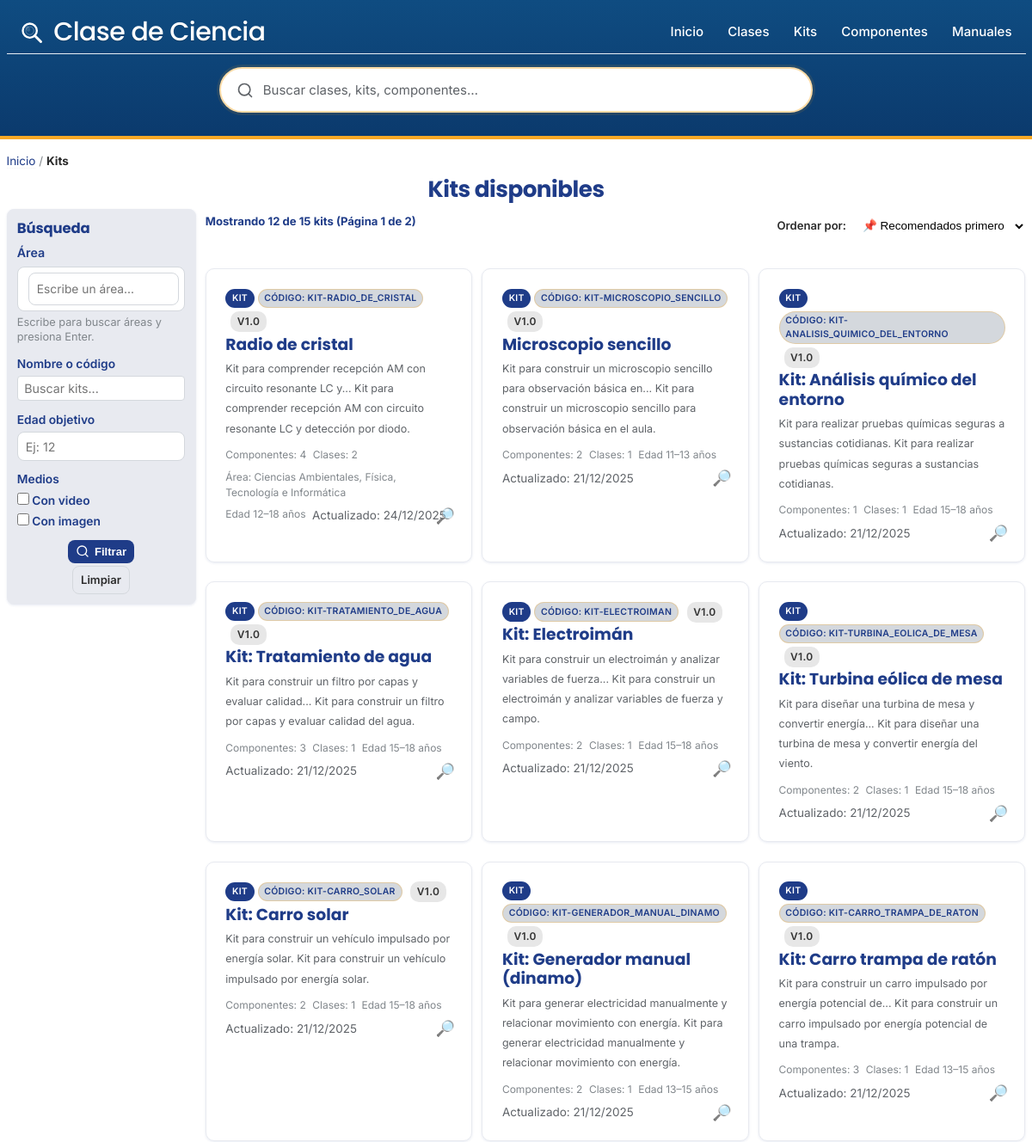
/kits.php (upper part), run on an earlier commit of the app's database.
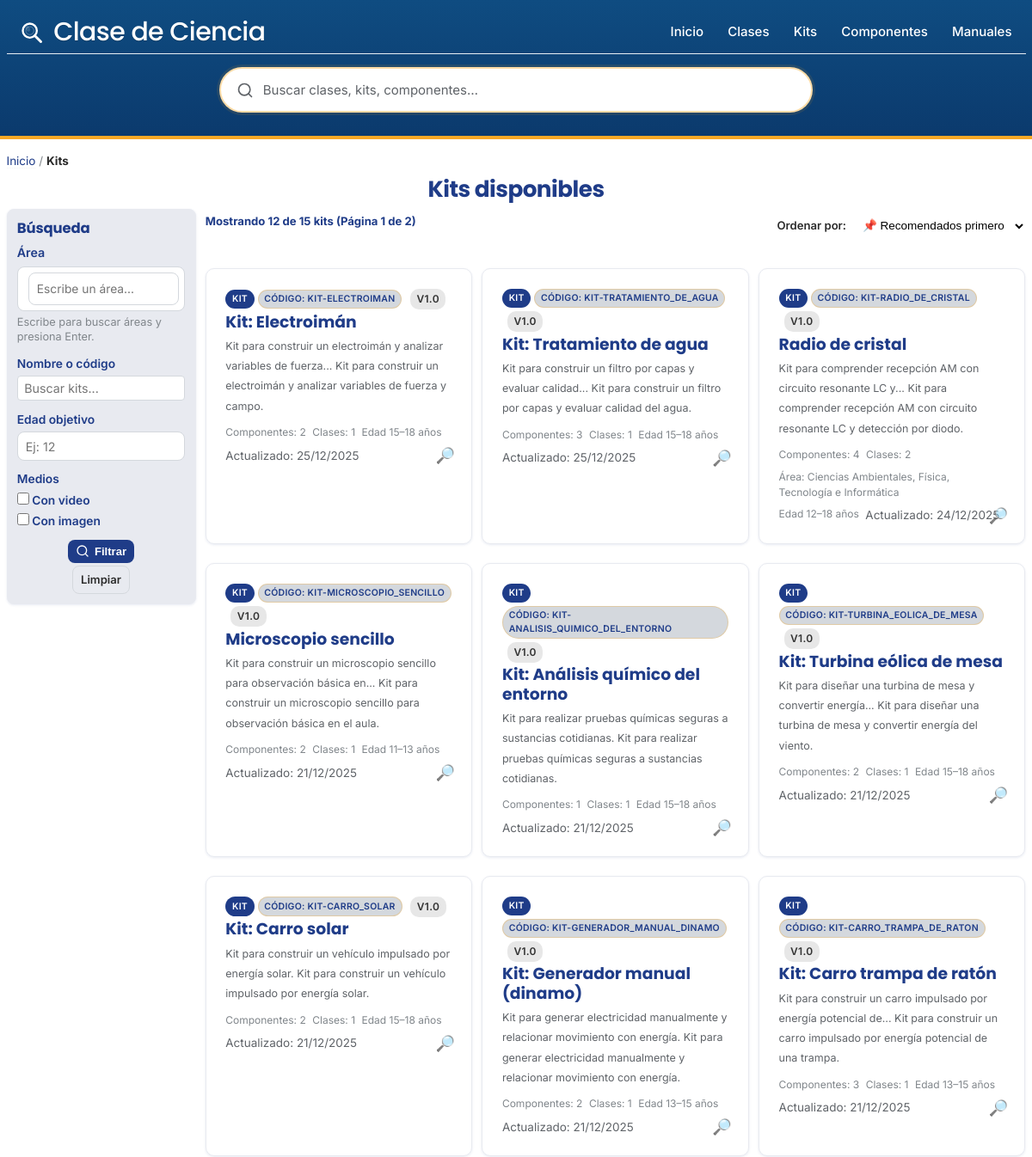
And on a later commit of the database.
### tables this page shows
CREATE TABLE `kits` (
  `id` int(11) NOT NULL,
  `clase_id` int(11) NOT NULL,
  `nombre` varchar(120) NOT NULL,
  `slug` varchar(120) DEFAULT NULL,
  `codigo` varchar(64) DEFAULT NULL,
  `version` varchar(32) DEFAULT NULL,
  `resumen` text DEFAULT NULL,
  `contenido_html` mediumtext DEFAULT NULL,
  `imagen_portada` varchar(255) DEFAULT NULL,
  `video_portada` varchar(255) DEFAULT NULL,
  `seguridad` longtext DEFAULT NULL CHECK (json_valid(`seguridad`)),
  `seo_title` varchar(160) DEFAULT NULL,
  `seo_description` varchar(255) DEFAULT NULL,
  `activo` tinyint(1) NOT NULL DEFAULT 1,
  `created_at` datetime NOT NULL DEFAULT current_timestamp(),
  `updated_at` datetime NOT NULL DEFAULT current_timestamp() ON UPDATE current_timestamp(),
  `time_minutes` int(11) DEFAULT NULL COMMENT 'Tiempo armado por defecto',
  `dificultad_ensamble` varchar(32) DEFAULT NULL COMMENT 'Dificultad por defecto'
);

### includes/functions.php (called while the page is built, shortened)
<?php
function h($string) {
    return htmlspecialchars((string)$string, ENT_QUOTES, 'UTF-8');
}
function get_current_page() {
    return isset($_GET['page']) ? max(1, intval($_GET['page'])) : 1;
}
function get_offset($page = null) {
    $page = $page ?? get_current_page();
    return ($page - 1) * POSTS_PER_PAGE;
}

### kits.php (the view, shortened to what the changed rows need)
<?php
require_once 'config.php';
require_once 'includes/functions.php';
function cdc_word_limit($text, $max_words = 10) {
    $t = trim(strip_tags((string)$text));
    $words = preg_split('/\s+/u', $t, -1, PREG_SPLIT_NO_EMPTY);
    if (!$words || count($words) <= (int)$max_words) return $t;
    $slice = array_slice($words, 0, (int)$max_words);
    return implode(' ', $slice) . '...';
}
function cdc_get_kits($pdo, $search = '', $limit = 12, $offset = 0, $filters = [], $sort = 'recientes') {
    $params = [];
    $where = ["k.activo = 1"];
    $joins = ["LEFT JOIN kits_areas ka ON ka.kit_id = k.id", "LEFT JOIN areas a ON a.id = ka.area_id"];
    $edad = isset($filters['edad']) ? (int)$filters['edad'] : null;
    $con_video = !empty($filters['con_video']);
    $con_imagen = !empty($filters['con_imagen']);
    $area_slug = isset($filters['area']) ? trim((string)$filters['area']) : '';
    $orderBy = "ORDER BY k.updated_at DESC, k.id DESC";
    $sql = "SELECT
                k.id, k.nombre, k.slug, k.codigo, k.version, k.updated_at,
                k.resumen, k.seguridad,
                GROUP_CONCAT(DISTINCT a.nombre SEPARATOR ', ') AS areas_nombres,
                (SELECT COUNT(*) FROM kit_componentes kc WHERE kc.kit_id = k.id) AS componentes_count,
                (SELECT COUNT(*) FROM clase_kits ck WHERE ck.kit_id = k.id) AS clases_count
            FROM kits k
            " . implode(' ', array_unique($joins)) . "
            WHERE " . implode(' AND ', $where) . "
            GROUP BY k.id
            " . $orderBy . "
            LIMIT ? OFFSET ?";
    $params[] = (int)$limit; $params[] = (int)$offset;
    $stmt = $pdo->prepare($sql);
    $stmt->execute($params);
    return $stmt->fetchAll(PDO::FETCH_ASSOC);
}
$q = trim($_GET['q'] ?? '');
$filters = [
    'edad' => (isset($_GET['edad']) && trim((string)$_GET['edad']) !== '') ? (int)$_GET['edad'] : null,
    'con_video' => isset($_GET['con_video']) && $_GET['con_video'] === '1',
    'con_imagen' => isset($_GET['con_imagen']) && $_GET['con_imagen'] === '1',
];
$sort = isset($_GET['sort']) ? (string)$_GET['sort'] : 'recientes';
$current_page = get_current_page();
$offset = get_offset($current_page);
$kits = cdc_get_kits($pdo, $q, POSTS_PER_PAGE, $offset, $filters, $sort);
include 'includes/header.php';
?>
<div class="container library-page">
    <h1><?= $q !== '' ? 'Resultados de búsqueda de kits' : 'Kits disponibles' ?></h1>
    <div class="library-layout">
        <aside class="filters-sidebar">
            <h2>Búsqueda</h2>
        </aside>
        <div class="library-content">
            <?php if (empty($kits)): ?>
            <div class="no-results">
                <p>No hay kits con los criterios seleccionados.</p>
                <a href="/kits" class="btn btn-secondary">Ver todos</a>
            </div>
            <?php else: ?>
            <div class="articles-grid">
                <?php foreach ($kits as $k): ?>
                <article class="article-card" data-href="/<?= h($k['slug']) ?>">
                    <a class="card-link" href="/<?= h($k['slug']) ?>">
                        <div class="card-content">
                            <div class="card-meta">
                                <span class="section-badge">Kit</span>
                                <?php if (!empty($k['codigo'])): ?>
                                <span class="difficulty-badge">Código: <?= h($k['codigo']) ?></span>
                                <?php endif; ?>
                                <?php if (!empty($k['version'])): ?>
                                <span class="badge">v<?= h($k['version']) ?></span>
                                <?php endif; ?>
                            </div>
                            <h3><?= h($k['nombre']) ?></h3>
                            <?php if (!empty($k['resumen'])): ?>
                            <p class="excerpt"><small>
                                <span class="text-trunc"><?= h(cdc_word_limit($k['resumen'], 10)) ?></span>
                                <span class="text-full"><?= h($k['resumen']) ?></span>
                            </small></p>
                            <?php endif; ?>
                            <div class="card-footer">
                                <span class="area">Componentes: <?= (int)$k['componentes_count'] ?></span>
                                <span class="age">Clases: <?= (int)$k['clases_count'] ?></span>
                                <?php $area_label = !empty($k['areas_nombres']) ? $k['areas_nombres'] : ''; ?>
                                <?php if ($area_label): ?><span class="area">Área: <?= h($area_label) ?></span><?php endif; ?>
                                <?php
                                $edad_label = '';
                                if (!empty($k['seguridad'])) {
                                    try {
                                        $seg = json_decode($k['seguridad'], true);
                                        if (is_array($seg)) {
                                            $emin = isset($seg['edad_min']) && is_numeric($seg['edad_min']) ? (int)$seg['edad_min'] : null;
                                            $emax = isset($seg['edad_max']) && is_numeric($seg['edad_max']) ? (int)$seg['edad_max'] : null;
                                            if ($emin !== null && $emax !== null && $emin > 0 && $emax > 0) {
                                                $edad_label = 'Edad ' . $emin . '–' . $emax . ' años';
                                            }
                                        }
                                    } catch (Exception $e) {  }
                                }
                                ?>
                                <?php if ($edad_label): ?><span class="age"><?= h($edad_label) ?></span><?php endif; ?>
                                <?php if (!empty($k['updated_at'])): ?>
                                    <span class="muted">Actualizado: <?= date('d/m/Y', strtotime($k['updated_at'])) ?></span>
                                <?php endif; ?>
                            </div>
                        </div>
                        <span class="card-magnify" aria-hidden="true">🔎</span>
                    </a>
                </article>
                <?php endforeach; ?>
            </div>
            <?php endif; ?>
        </div>
    </div>
</div>
<?php include 'includes/footer.php'; ?>

What changed in the data, as far as the page shows it:
changed kits "Kit: Electroimán": updated_at "21/12/2025" → "25/12/2025"; moves up the list
changed kits "Kit: Tratamiento de agua": updated_at "21/12/2025" → "25/12/2025"; moves up the list
